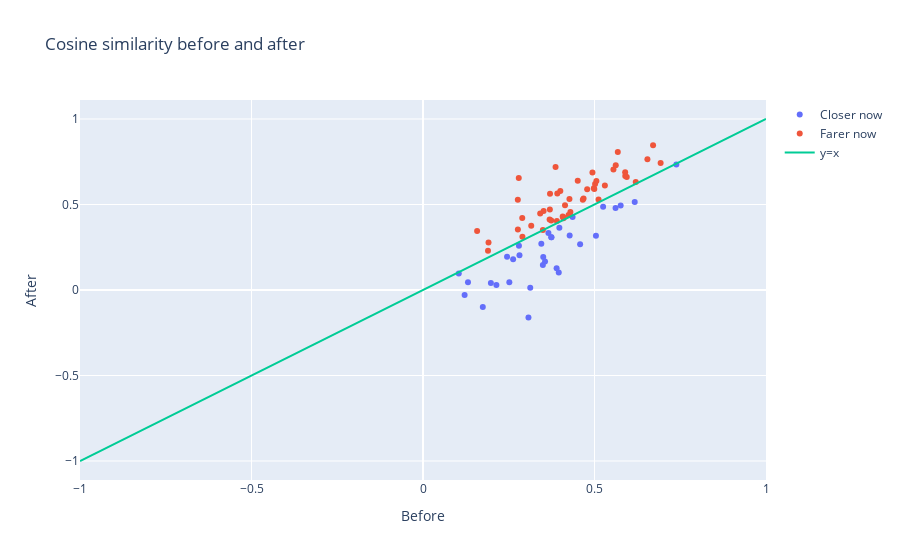

Notebook code for this chart:
### Markdown cell above
##### Cosine similarity

### Code cell
# Compute cosine similary 

def cosine_similarity(A, B):
    dot_product = np.dot(A, B)
    norm_A = np.linalg.norm(A)
    norm_B = np.linalg.norm(B)
    similarity = dot_product / (norm_A * norm_B)
    return similarity

def compute_word_representation(word, vocab_emb_matrix, path, coefs, filter):
    """Compute the word representation after applying coefficient and convolution filter."""
    id = tokenizer.convert_tokens_to_ids([word])[0]
    print(str(tokenizer.decode([id])), end=' ')
    word_repr = np.array([vocab_emb_matrix[id, dim] * coefs[i] for i, dim in enumerate(path)])
    word_conv = circular_convolution(word_repr, filter)
    return word_repr, word_conv

def compute_similarity(w1, w2, vocab_emb_matrix, path, coefs, filter):
    """Compute the cosine similarity before and after for each pair."""
    w1b, w1a = compute_word_representation(w1, vocab_emb_matrix, path, coefs, filter)
    w2b, w2a = compute_word_representation(w2, vocab_emb_matrix, path, coefs, filter)
    return cosine_similarity(w1b, w2b), cosine_similarity(w1a, w2a)

close_pairs = [
    ("joy", "happiness"),
    ("angry", "furious"),
    ("laugh", "giggle"),
    ("jump", "leap"),
    ("run", "sprint"),
    ("fear", "terror"),
    ("sad", "unhappy"),
    ("build", "construct"),
    ("breeze", "wind"),
    ("chilly", "cold"),
    ("tired", "exhausted"),
    ("story", "tale"),
    ("smile", "grin"),
    ("car", "automobile"),
    ("house", "home"),
    ("picture", "photograph"),
    ("child", "kid"),
    ("idea", "thought"),
    ("funny", "humorous"),
    ("quick", "rapid"),
    ("ocean", "sea"),
    ("weather", "climate"),
    ("mountain", "peak"),
    ("boat", "ship"),
    ("heart", "cardio"),
    ("mind", "intellect"),
    ("snake", "serpent"),
    ("flower", "blossom"),
    ("fire", "flame"),
    ("bird", "avian"),
    ("star", "celestial"),
    ("river", "stream"),
    ("forest", "woods"),
    ("money", "currency"),
    ("glass", "crystal"),
    ("stone", "rock"),
    ("rain", "drizzle"),
    ("thought", "idea"),
    ("danger", "peril"),
    ("freedom", "liberty")
]

distant_pairs = [
    ("cat", "cement"),
    ("book", "apple"),
    ("moon", "chair"),
    ("water", "desert"),
    ("sun", "ice"),
    ("fish", "rocket"),
    ("music", "mountain"),
    ("computer", "river"),
    ("love", "equation"),
    ("light", "sadness"),
    ("art", "frog"),
    ("poetry", "insect"),
    ("happiness", "garbage"),
    ("science", "feather"),
    ("philosophy", "basketball"),
    ("thunder", "sorrow"),
    ("novel", "cactus"),
    ("ocean", "lantern"),
    ("painting", "hunger"),
    ("dream", "ladder"),
    ("galaxy", "ant"),
    ("pyramid", "novel"),
    ("keyboard", "volcano"),
    ("butterfly", "library"),
    ("castle", "equation"),
    ("symphony", "athlete"),
    ("rainforest", "algorithm"),
    ("theater", "molecule"),
    ("sculpture", "astronaut"),
    ("laptop", "meadow"),
    ("poem", "shark"),
    ("chocolate", "justice"),
    ("cathedral", "software"),
    ("gravity", "poet"),
    ("mystery", "cello"),
    ("statue", "gallop"),
    ("candle", "formula"),
    ("kitchen", "universe"),
    ("mirror", "whale"),
    ("piano", "cliff")
]

close_before = list()
close_after = list()
for w1, w2 in close_pairs:
    before, after = compute_similarity(w1, w2, vocab_emb_matrix, path, coefs, filter)
    close_before += [before]
    close_after += [after]

distant_before = list()
distant_after = list()
for w1, w2 in distant_pairs:
    before, after = compute_similarity(w1, w2, vocab_emb_matrix, path, coefs, filter)
    distant_before += [before]
    distant_after += [after]

print('')
print("Close pairs before:", np.mean(close_before))
print("Close pairs after:", np.mean(close_after))
print("Distant pairs before:", np.mean(distant_before))
print("Distant pairs after:", np.mean(distant_after))

# Save the results
df = pd.DataFrame({
    'word1': [w1 for w1, w2 in close_pairs + distant_pairs],
    'word2': [w2 for w1, w2 in close_pairs + distant_pairs],
    'before': [(v * 10000)//100 for v in close_before + distant_before],
    'after': [(v * 10000)//100 for v in close_after + distant_after],
})
df.to_csv('cosine_similarity_before_after.csv', index=False)

# closer : 
before = close_before + distant_before
after = close_after + distant_after
closer_before = [bef for i, bef in enumerate(before) if bef > after[i]] # Closer now, but value before
closer_after = [aft for i, aft in enumerate(after) if before[i] > aft] # Closer now, but value after
farer_before = [bef for i, bef in enumerate(before) if bef < after[i]] # Farer now, but value before
farer_after = [aft for i, aft in enumerate(after) if before[i] < aft] # Farer now, but value after

fig = go.Figure()
fig.add_trace(go.Line(x=closer_before, y=closer_after, mode='markers', name='Closer now'))
fig.add_trace(go.Line(x=farer_before, y=farer_after, mode='markers', name='Farer now'))
fig.add_trace(go.Line(x=[-1, 1], y=[-1, 1], mode='lines', name='y=x'))
fig.update_layout(title="Cosine similarity before and after", xaxis_title="Before", yaxis_title="After")
fig.show()

# Compute cosine similarity
# print("similary before", cosine_similarity(w1b, w2b))
# print("similary after", cosine_similarity(w1a, w2a))
# print("similary bef/aft", cosine_similarity(w1a, w1b))
# print("similary bef/aft", cosine_similarity(w2a, w2b))

### Figure 1 — Plotly figure (JSON) as saved in the notebook; plotly's stock layout.template omitted (floating-point values rounded to 4 significant figures)
{"data": [{"mode": "markers", "name": "Closer now", "type": "scatter", "x": [0.3976, 0.3494, 0.345, 0.3657, 0.2797, 0.5042, 0.3742, 0.3075, 0.4361, 0.5251, 0.7386, 0.3558, 0.3957, 0.3742, 0.3896, 0.4276, 0.6173, 0.3506, 0.1311, 0.1043, 0.3126, 0.5613, 0.245, 0.2517, 0.1979, 0.4581, 0.1213, 0.2628, 0.214, 0.1743, 0.5763, 0.2812], "y": [0.3636, 0.1467, 0.2704, 0.3332, 0.2585, 0.3173, 0.3079, -0.1609, 0.4266, 0.4871, 0.7333, 0.1662, 0.1021, 0.3079, 0.1274, 0.3182, 0.5142, 0.1923, 0.04581, 0.09594, 0.01296, 0.4799, 0.1949, 0.04562, 0.04069, 0.2672, -0.02967, 0.18, 0.0288, -0.09879, 0.4937, 0.2033]}, {"mode": "markers", "name": "Farer now", "type": "scatter", "x": [0.5553, 0.494, 0.4786, 0.4297, 0.4981, 0.4994, 0.3691, 0.5302, 0.6708, 0.6543, 0.2766, 0.4141, 0.6928, 0.4098, 0.4095, 0.3155, 0.3517, 0.5619, 0.3738, 0.5897, 0.1577, 0.3903, 0.4073, 0.4003, 0.5118, 0.4243, 0.427, 0.5017, 0.1895, 0.2792, 0.2898, 0.191, 0.4681, 0.3495, 0.3416, 0.3865, 0.2764, 0.3698, 0.466, 0.2894, 0.4512, 0.5894, 0.6202, 0.5679, 0.3703, 0.3916, 0.594, 0.5055], "y": [0.7044, 0.6875, 0.5895, 0.4567, 0.5946, 0.5906, 0.4125, 0.6108, 0.8463, 0.7647, 0.3545, 0.4954, 0.7421, 0.4241, 0.4199, 0.3755, 0.4616, 0.7295, 0.4068, 0.6673, 0.3452, 0.4037, 0.4299, 0.5793, 0.5286, 0.4382, 0.5324, 0.6199, 0.2291, 0.6545, 0.312, 0.2774, 0.5352, 0.3509, 0.448, 0.7196, 0.5279, 0.4701, 0.5278, 0.4209, 0.6396, 0.689, 0.6319, 0.807, 0.563, 0.564, 0.6611, 0.6382]}, {"mode": "lines", "name": "y=x", "type": "scatter", "x": [-1, 1], "y": [-1, 1]}], "layout": {"title": {"text": "Cosine similarity before and after"}, "xaxis": {"title": {"text": "Before"}}, "yaxis": {"title": {"text": "After"}}}}
